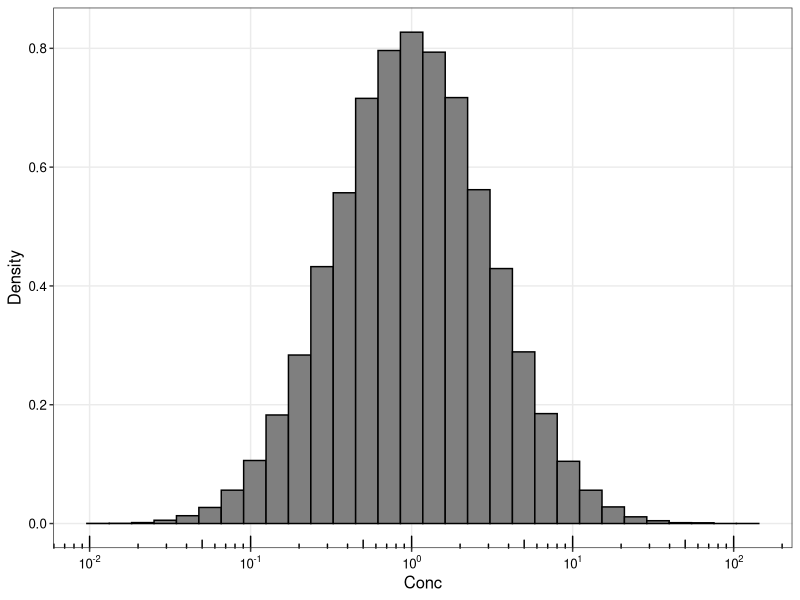
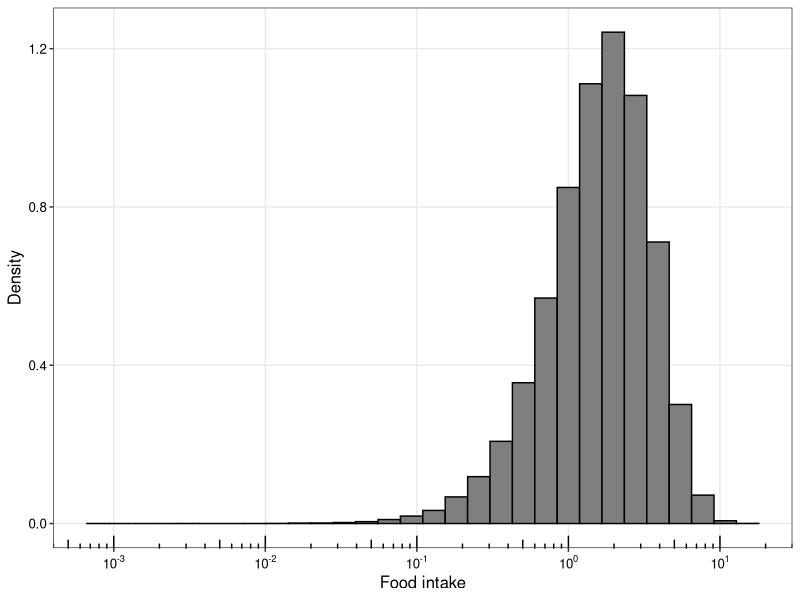
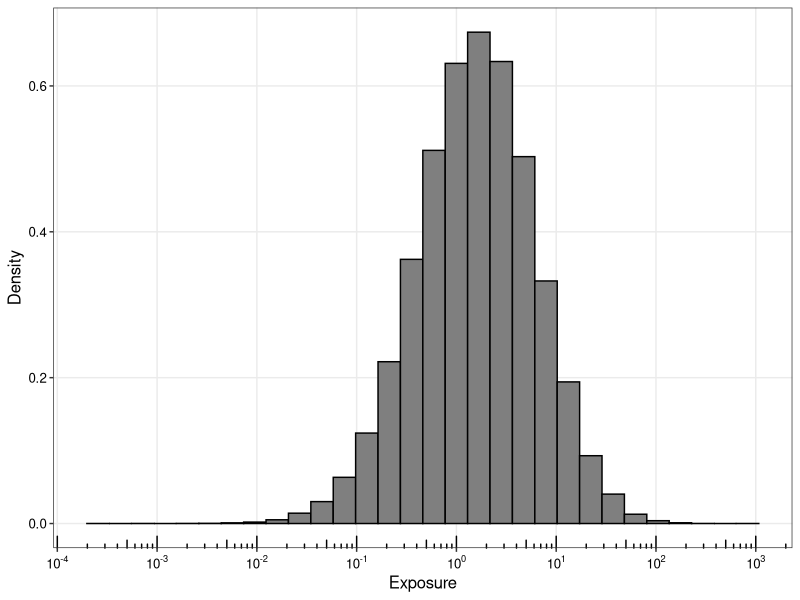
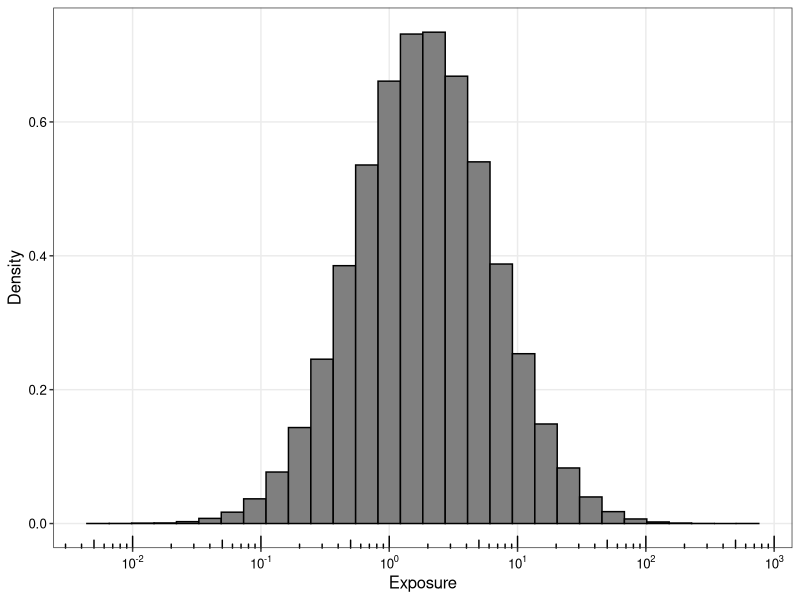

These figures' R source, in order:
## ---- chunk 1
knitr::opts_chunk$set(echo = TRUE)
## ---- chunk 2
library(tidyverse) 
library(scales) # 対数軸を使用する際に必要

# ggplot2の設定
theme_set(
  theme_bw() +
  theme(
    panel.grid.minor = element_line(linetype = "blank"), 
    axis.text = element_text(colour = "black"),
    legend.position="bottom",
    text=element_text(size=12)
  )
)
## ---- chunk 3
# シード値を固定
set.seed(123)

# MCSの回数を指定
N_sim <- 10^5

# ある食品(群)1のばく露量を計算するためのデータフレームを作成
df.Exp1 <- data.frame(
  ID = seq(1,N_sim, by=1),
  Conc = NA,
  Food_int = NA,
  Exposure = NA
)

# 濃度は対数正規分布を仮定する
GM <- 1
GSD <- 3
df.Exp1$Conc <- rlnorm(N_sim, meanlog = log(GM), sdlog = log(GSD))

# 喫食量はガンマ分布を仮定する
shape <- 2
rate <- 1
df.Exp1$Food_int <- rgamma(N_sim, shape = shape, rate = rate)

# ばく露量を計算する
df.Exp1$Exposure <- df.Exp1$Conc * df.Exp1$Food_int

# ヒストグラムを作図
df.Exp1 %>% ggplot(aes(x=Conc, y=..density..)) +
  geom_histogram(colour="black", fill="gray50") +
  annotation_logticks(sides = "b") + # b で下だけ，trblだと上下左右にtickが入る
  scale_x_log10( # x軸を対数軸に
    breaks = 10^(-30:7),
    labels = trans_format("log10", math_format(10^.x)) # x軸の表記を10^x
  ) +
  xlab("Conc") + ylab("Density")

df.Exp1 %>% ggplot(aes(x=Food_int, y=..density..)) +
  geom_histogram(colour="black", fill="gray50") +
  annotation_logticks(sides = "b") + 
    scale_x_log10( 
    breaks = 10^(-30:7),
    labels = trans_format("log10", math_format(10^.x)) 
  ) +
  xlab("Food intake") + ylab("Density")

df.Exp1 %>% ggplot(aes(x=Exposure, y=..density..)) +
  geom_histogram(colour="black", fill="gray50") +
  annotation_logticks(sides = "b") + 
  scale_x_log10( 
    breaks = 10^(-30:7),
    labels = trans_format("log10", math_format(10^.x))
  ) +
  xlab("Exposure") + ylab("Density")
## ---- chunk 4
# ある食品(群)1のばく露量を計算するためのデータフレームを作成
df.Exp2 <- data.frame(
  ID = seq(1,N_sim, by=1),
  Conc = NA,
  Food_int = NA,
  Exposure = NA
)

# 濃度は対数正規分布を仮定する
df.Exp2$Conc <- rlnorm(N_sim, meanlog = log(0.2), sdlog = log(4))

# 喫食量はガンマ分布を仮定する
df.Exp2$Food_int <- rgamma(N_sim, shape = 1, rate = 2)

df.Exp2$Exposure <- df.Exp2$Conc * df.Exp2$Food_int
## ---- chunk 5
df.Exp_all <- data.frame(
  FG1 = df.Exp1$Exposure,
  FG2 = df.Exp2$Exposure,
  Total = NA
)

df.Exp_all$Total <- df.Exp_all$FG1 + df.Exp_all$FG2

df.Exp_all %>% ggplot(aes(x=Total, y=..density..)) +
  geom_histogram(colour="black", fill="gray50") +
  annotation_logticks(sides = "b") + 
  scale_x_log10(
    breaks = 10^(-30:7),
    labels = trans_format("log10", math_format(10^.x)) 
  ) +
  xlab("Exposure") + ylab("Density")

write.csv(df.Exp_all, "df.Exp_all.csv")
## ---- chunk 6
sessionInfo()
